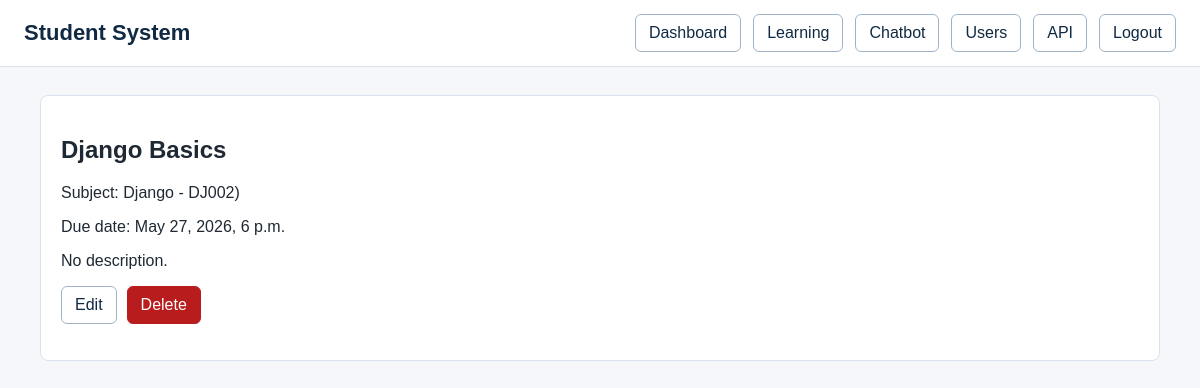
/learning/assignments/2/ (signed in), run on the app's committed database.
### learning/models.py (models this page shows, shortened)
class Assignment(models.Model):
    subject = models.ForeignKey(Subject, on_delete=models.CASCADE, related_name="assignments")
    title = models.CharField(max_length=200)
    description = models.TextField(blank=True, null=True)
    file= models.FileField(upload_to='assignments/', blank=True, null=True)
    due_date = models.DateTimeField()
    created_by = models.ForeignKey(
        settings.AUTH_USER_MODEL, on_delete=models.SET_NULL,
        null=True, related_name="assignments_created")
    created_at = models.DateTimeField(auto_now_add=True)
    class Meta:
        ordering = ['due_date']

class Subject(models.Model):
    name = models.CharField(max_length=100)
    code = models.CharField(max_length=20, unique=True)
    description = models.TextField(blank=True, null=True)
    created_at = models.DateTimeField(auto_now_add=True)
    created_by = models.ForeignKey(
        settings.AUTH_USER_MODEL, on_delete=models.SET_NULL,
        null=True, related_name="subjects_created")
    def __str__(self):
        return f"{self.name} - {self.code})"

### learning/views.py (the view)
# urls.py: path('assignments/<int:pk>/', views.assignment_detail, name='assignment_detail'),
@login_required
def assignment_detail(request, pk):
    assignment = get_object_or_404(Assignment, pk=pk)
    submission = None
    if request.user.role == User.Roles.STUDENT:
        submission = AssignmentSubmission.objects.filter(assignment=assignment, student=request.user).first()
    return render(request, 'learning/assignment_detail.html', {'assignment': assignment, 'submission': submission})

### accounts/models.py (called while the page is built)
    def is_admin_role(self):
        return self.role in [self.Roles.ADMIN, self.Roles.SUPER_ADMIN] or self.is_superuser

### templates/learning/assignment_detail.html (shortened to what this page needs)
{% extends 'includes/base.html' %}
{% block content %}
<section class="panel">
    <h1>{{ assignment.title }}</h1>
    <p>Subject: {{ assignment.subject }}</p>
    <p>Due date: {{ assignment.due_date }}</p>
    <p>{{ assignment.description|default:'No description.' }}</p>
    <div class="actions">
        {% if user.is_admin_role %}
            <a class="button" href="{% url 'learning:assignment_update' assignment.pk %}">Edit</a>
            <a class="button danger" href="{% url 'learning:assignment_delete' assignment.pk %}">Delete</a>
        {% else %}
            <a class="button primary" href="{% url 'learning:assignment_submit' assignment.pk %}">Submit Answer</a>
        {% endif %}
    </div>
</section>
{% endblock %}

### static/css/style.css (style rules this page uses)
* { box-sizing: border-box; }
body { margin: 0; font-family: Arial, sans-serif; color: #1f2933; background: #f5f7fb; }
a { color: #155e75; text-decoration: none; }
.nav a, .button, button, input[type="submit"] { display: inline-block; padding: 9px 13px; border: 1px solid #9fb3c8; border-radius: 6px; background: #ffffff; color: #102a43; font: inherit; cursor: pointer; }
.button.danger { background: #b91c1c; border-color: #b91c1c; color: #ffffff; }
.panel, .card { background: #ffffff; border: 1px solid #d9e2ec; border-radius: 8px; padding: 20px; }
.actions { display: flex; align-items: center; gap: 10px; flex-wrap: wrap; margin: 16px 0; }

### data on the page
Assignment: title "Django Basics", subject "Django - DJ002)", due_date "May 27, 2026, 6 p.m.", description "No description."
